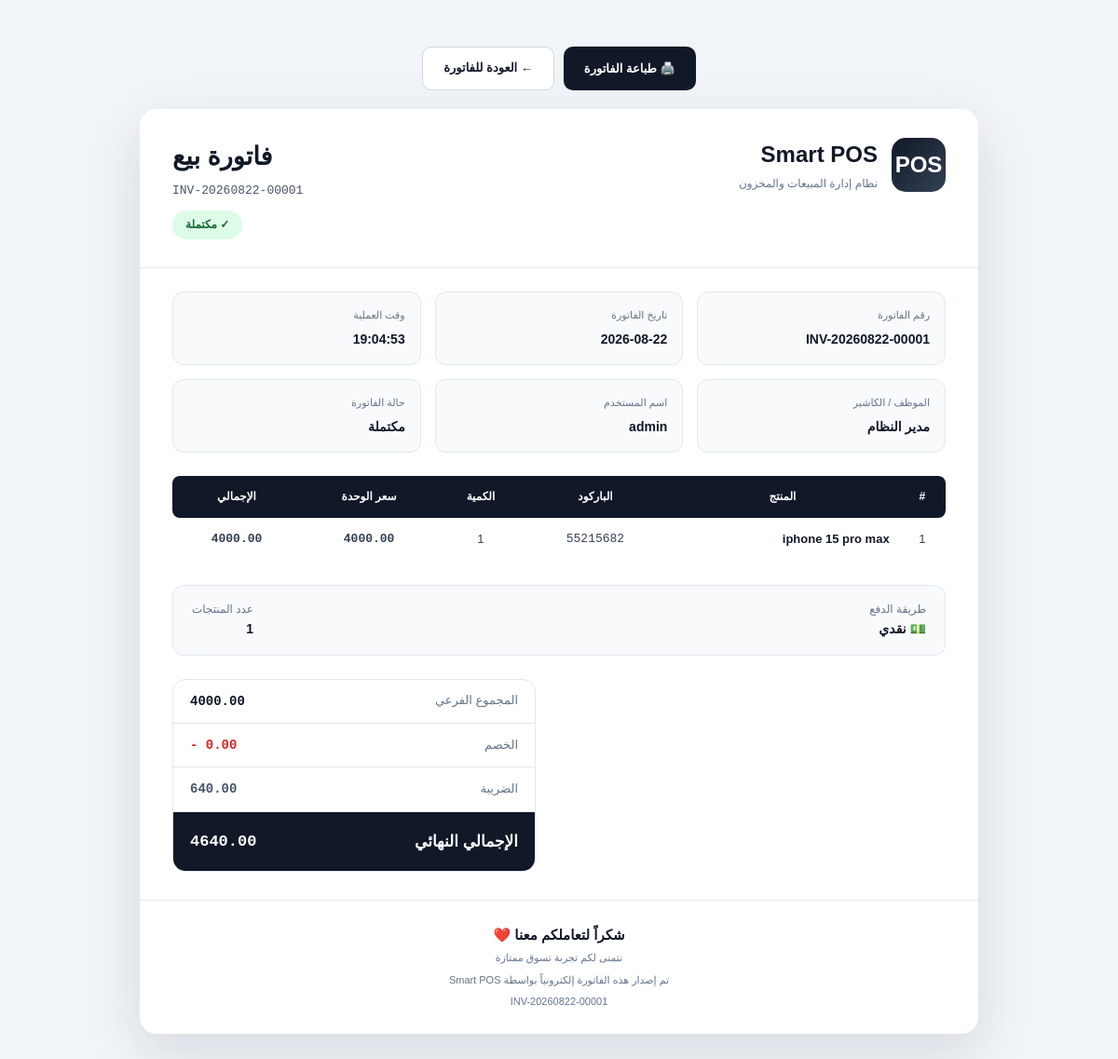
/invoice/1/print (signed in), run on the app's committed database.
### app.py (models this page shows, shortened)
class Sale(db.Model):
    __tablename__ = "sales"
    id = db.Column(
        db.Integer,
        primary_key=True
    )
    invoice_number = db.Column(
        db.String(100),
        unique=True,
        nullable=False,
        index=True
    )
    cashier_id = db.Column(
        db.Integer,
        db.ForeignKey("users.id"),
        nullable=False
    )
    subtotal = db.Column(
        db.Numeric(12, 2),
        nullable=False,
        default=0
    )
    discount = db.Column(
        db.Numeric(12, 2),
        nullable=False,
        default=0
    )
    tax = db.Column(
        db.Numeric(12, 2),
        nullable=False,
        default=0
    )
    total = db.Column(
        db.Numeric(12, 2),
        nullable=False,
        default=0
    )
    total_cost = db.Column(
        db.Numeric(12, 2),
        nullable=False,
        default=0
    )
    profit = db.Column(
        db.Numeric(12, 2),
        nullable=False,
        default=0
    )
    payment_method = db.Column(
        db.String(50),
        nullable=False,
        default="cash"
    )
    status = db.Column(
        db.String(30),
        nullable=False,
        default="completed"
    )
    created_at = db.Column(
        db.DateTime,
        default=datetime.utcnow,
        nullable=False
    )
    cashier = db.relationship(
        "User",
        backref="sales"
    )
    items = db.relationship(
        "SaleItem",
        backref="sale",
        cascade="all, delete-orphan",
        lazy=True
    )

class User(db.Model):
    __tablename__ = "users"
    id = db.Column(db.Integer, primary_key=True)
    full_name = db.Column(
        db.String(150),
        nullable=False
    )
    username = db.Column(
        db.String(100),
        unique=True,
        nullable=False,
        index=True
    )
    password_hash = db.Column(
        db.String(255),
        nullable=False
    )
    role = db.Column(
        db.String(30),
        nullable=False,
        default="cashier"
    )
    is_active = db.Column(
        db.Boolean,
        default=True,
        nullable=False
    )
    created_at = db.Column(
        db.DateTime,
        default=datetime.utcnow,
        nullable=False
    )
    last_login = db.Column(
        db.DateTime,
        nullable=True
    )

class SaleItem(db.Model):
    __tablename__ = "sale_items"
    id = db.Column(
        db.Integer,
        primary_key=True
    )
    sale_id = db.Column(
        db.Integer,
        db.ForeignKey("sales.id"),
        nullable=False
    )
    product_id = db.Column(
        db.Integer,
        db.ForeignKey("products.id"),
        nullable=False
    )
    product_name = db.Column(
        db.String(255),
        nullable=False
    )
    barcode = db.Column(
        db.String(100),
        nullable=False
    )
    quantity = db.Column(
        db.Integer,
        nullable=False
    )
    unit_price = db.Column(
        db.Numeric(12, 2),
        nullable=False
    )
    unit_cost = db.Column(
        db.Numeric(12, 2),
        nullable=False
    )
    subtotal = db.Column(
        db.Numeric(12, 2),
        nullable=False
    )
    profit = db.Column(
        db.Numeric(12, 2),
        nullable=False
    )
    product = db.relationship(
        "Product"
    )

### app.py (the view)
@app.route(
    "/invoice/<int:sale_id>/print"
)
@login_required
def print_invoice(sale_id):
    sale = db.session.get(
        Sale,
        sale_id
    )
    if not sale:
        abort(404)
    response = make_response(
        render_template(
            "invoice_print.html",
            sale=sale
        )
    )
    response.headers[
        "Content-Type"
    ] = "text/html; charset=utf-8"
    return response

### app.py (called while the page is built, shortened)
def current_user():
    user_id = session.get("user_id")
    if not user_id:
        return None
    return db.session.get(User, user_id)

def login_required(view):
    @wraps(view)
    def wrapped_view(*args, **kwargs):
        user = current_user()
        return view(*args, **kwargs)
    return wrapped_view

@app.context_processor
def inject_global_data():
    user = current_user()
    return {
        "current_user": user,
        "current_year": datetime.now().year
    }

### templates/invoice_print.html (shortened to what this page needs)
<!DOCTYPE html>
<html lang="ar" dir="rtl">
<head>
</head>
<body>
<div class="print-wrapper">
    <div class="print-actions">
        <button
            type="button"
            class="print-btn"
            onclick="window.print()"
        >
            🖨️ طباعة الفاتورة
        </button>
        <a
            href="{{ url_for('invoice', sale_id=sale.id) }}"
            class="back-btn"
        >
            ← العودة للفاتورة
        </a>
    </div>
    <main class="invoice-paper">
        <header class="invoice-header">
            <div class="brand">
                <div class="brand-logo">
                    POS
                </div>
                <div class="brand-info">
                    <h1>
                        Smart POS
                    </h1>
                    <p>
                        نظام إدارة المبيعات والمخزون
                    </p>
                </div>
            </div>
            <div class="invoice-meta">
                <h2>
                    فاتورة بيع
                </h2>
                <div class="invoice-number">
                    {{ sale.invoice_number }}
                </div>
                {% if sale.status == "completed" %}
                    <span
                        class="status-badge status-completed"
                    >
                        ✓ مكتملة
                    </span>
                {% else %}
                    <span
                        class="status-badge status-other"
                    >
                        {{ sale.status }}
                    </span>
                {% endif %}
            </div>
        </header>
        <section class="invoice-info">
            <div class="info-card">
                <span class="info-label">
                    رقم الفاتورة
                </span>
                <span class="info-value">
                    {{ sale.invoice_number }}
                </span>
            </div>
            <div class="info-card">
                <span class="info-label">
                    تاريخ الفاتورة
                </span>
                <span class="info-value">
                    {{ sale.created_at.strftime("%Y-%m-%d") }}
                </span>
            </div>
            <div class="info-card">
                <span class="info-label">
                    وقت العملية
                </span>
                <span class="info-value">
                    {{ sale.created_at.strftime("%H:%M:%S") }}
                </span>
            </div>
            <div class="info-card">
                <span class="info-label">
                    الموظف / الكاشير
                </span>
                <span class="info-value">
                    {% if sale.cashier %}
                        {{ sale.cashier.full_name }}
                    {% else %}
                        غير محدد
                    {% endif %}
                </span>
            </div>
            <div class="info-card">
                <span class="info-label">
                    اسم المستخدم
                </span>
                <span class="info-value">
                    {% if sale.cashier %}
                        {{ sale.cashier.username }}
                    {% else %}
                        -
                    {% endif %}
                </span>
            </div>
            <div class="info-card">
                <span class="info-label">
                    حالة الفاتورة
                </span>
                <span class="info-value">
                    {% if sale.status == "completed" %}
                        مكتملة
                    {% elif sale.status == "cancelled" %}
                        ملغاة
                    {% else %}
                        {{ sale.status }}
                    {% endif %}
                </span>
            </div>
        </section>
        <section class="items-section">
            <table class="items-table">
                <thead>
                    <tr>
                        <th>
                            #
                        </th>
                        <th>
                            المنتج
                        </th>
                        <th>
                            الباركود
                        </th>
                        <th>
                            الكمية
                        </th>
                        <th>
                            سعر الوحدة
                        </th>
                        <th>
                            الإجمالي
                        </th>
                    </tr>
                </thead>
                <tbody>
                    {% if sale.items %}
                        {% for item in sale.items %}
                            <tr>
                                <td>
                                    {{ loop.index }}
                                </td>
                                <td class="product-name">
                                    {{ item.product_name }}
                                </td>
                                <td class="barcode">
                                    {{ item.barcode }}
                                </td>
                                <td>
                                    {{ item.quantity }}
                                </td>
                                <td class="price">
                                    {{ "%.2f"|format(item.unit_price|float) }}
                                </td>
                                <td class="price">
                                    {{ "%.2f"|format(item.subtotal|float) }}
                                </td>
                            </tr>
                        {% endfor %}
                    {% endif %}
                </tbody>
            </table>
        </section>
        <div class="payment-box">
            <div>
                <div class="payment-title">
                    طريقة الدفع
                </div>
                <div class="payment-method">
                    {% if sale.payment_method == "cash" %}
                        💵 نقدي
                    {% elif sale.payment_method == "card" %}
                        💳 بطاقة
                    {% elif sale.payment_method == "bank" %}
                        🏦 تحويل بنكي
                    {% elif sale.payment_method == "wallet" %}
                        📱 محفظة إلكترونية
                    {% else %}
                        {{ sale.payment_method }}
                    {% endif %}
                </div>
            </div>
            <div>
                <div class="payment-title">
                    عدد المنتجات
                </div>
                <div class="payment-method">
                    {{ sale.items|length }}
                </div>
            </div>
        </div>
        <section class="summary-section">
            <div class="summary">
                <div class="summary-row">
                    <span class="summary-label">
                        المجموع الفرعي
                    </span>
                    <span class="summary-value">
                        {{ "%.2f"|format(sale.subtotal|float) }}
                    </span>
                </div>
                <div class="summary-row">
                    <span class="summary-label">
                        الخصم
                    </span>
                    <span
                        class="summary-value discount-value"
                    >
                        - {{ "%.2f"|format(sale.discount|float) }}
                    </span>
                </div>
                <div class="summary-row">
                    <span class="summary-label">
                        الضريبة
                    </span>
                    <span
                        class="summary-value tax-value"
                    >
                        {{ "%.2f"|format(sale.tax|float) }}
                    </span>
                </div>
                <div class="summary-row total-row">
                    <span class="summary-label">
                        الإجمالي النهائي
                    </span>
                    <span class="summary-value">
                        {{ "%.2f"|format(sale.total|float) }}
                    </span>
                </div>
            </div>
        </section>
        <footer class="invoice-footer">
            <div class="thank-you">
                شكراً لتعاملكم معنا ❤️
            </div>
            <div>
                نتمنى لكم تجربة تسوق ممتازة
            </div>
            <div style="margin-top: 7px;">
                تم إصدار هذه الفاتورة إلكترونياً بواسطة
                Smart POS
            </div>
            <div style="margin-top: 5px;">
                {{ sale.invoice_number }}
            </div>
        </footer>
    </main>
</div>
</body>
</html>

### data on the page
Sale: invoice_number "INV-20260822-00001", created_at "2026-08-22", created_at "19:04:53", subtotal "4000.00", discount "0.00", tax "640.00", total "4640.00"
User: cashier.full_name "مدير النظام", cashier.username "admin"
SaleItem: product_name "iphone 15 pro max", barcode "55215682", quantity "1", unit_price "4000.00", subtotal "4000.00"

### other printed values
{{ sale.items|length }} "1"
